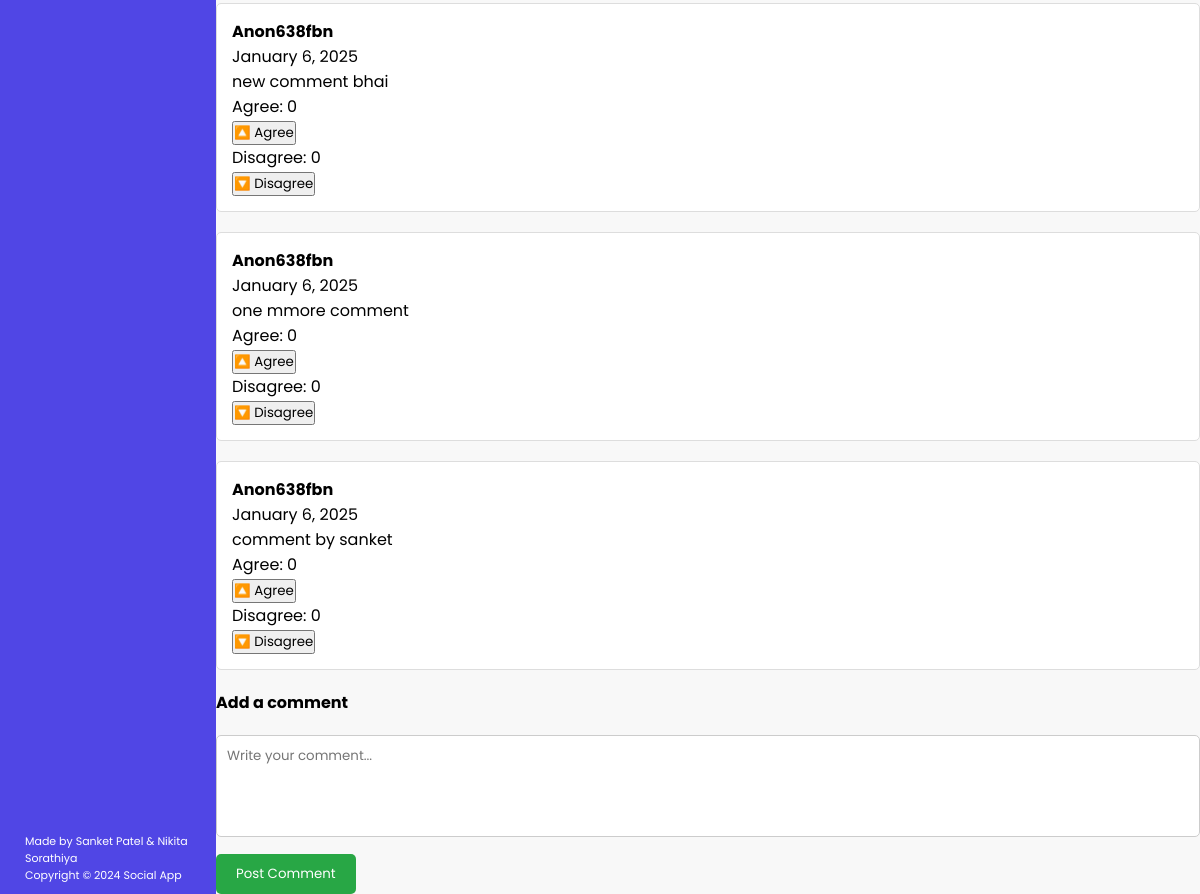
The app's page /post_detail/13/ (signed in, lower part), older data.
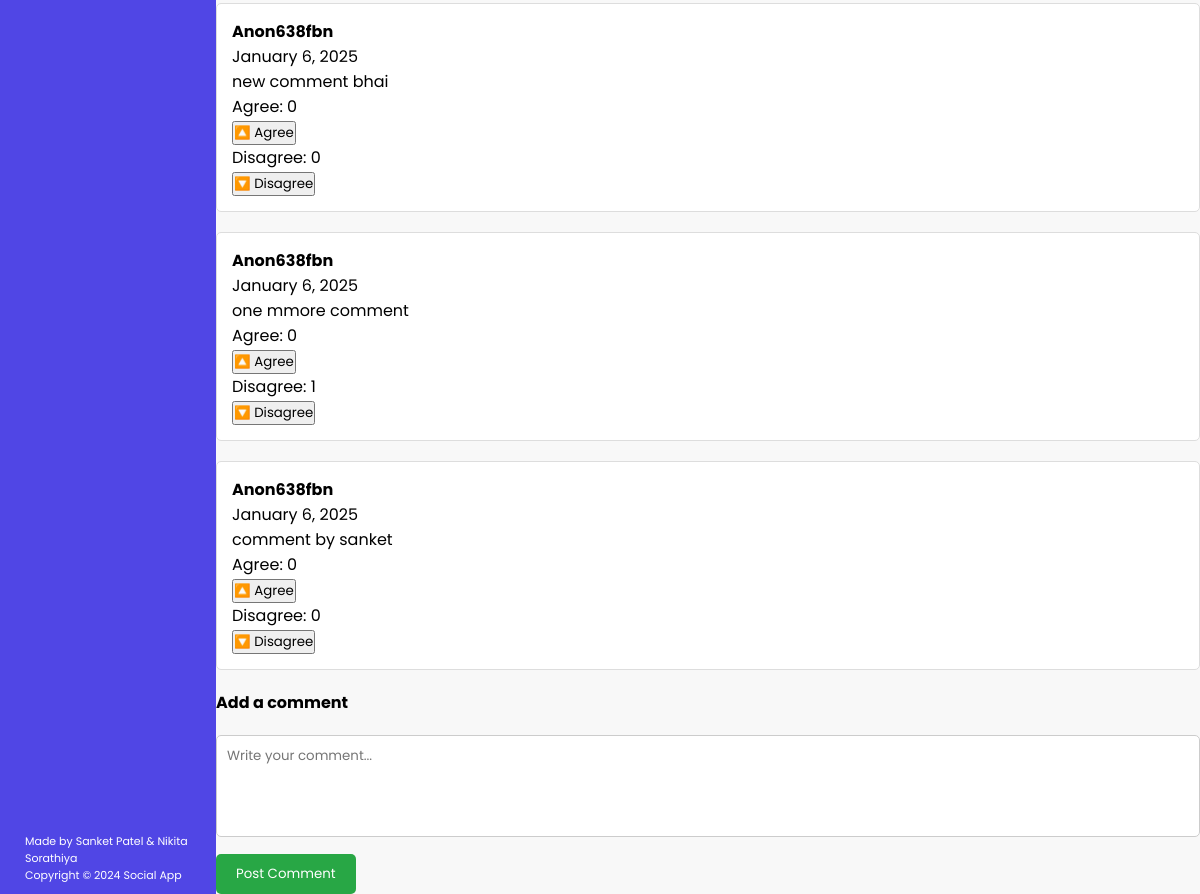
The same page, newer data.
### main/models.py (models this page shows, shortened)
class Comment(models.Model):
    post = models.ForeignKey(Post, on_delete=models.CASCADE, related_name='comments')
    author = models.ForeignKey(User, on_delete=models.CASCADE)
    content = models.TextField()
    agreeCount = models.PositiveIntegerField(default=0)
    disagreeCount = models.PositiveIntegerField(default=0)
    created_at = models.DateTimeField(default=timezone.now)

class User(models.Model):
    email = models.EmailField()
    username = models.CharField(max_length=50)
    password = models.CharField(max_length=50)
    is_active = models.BooleanField(default=True)
    is_SuperUser = models.BooleanField(default=False)
    joined_at = models.DateTimeField(default=timezone.now)
    def __str__(self):
        return f'{self.username} joined on {self.joined_at}'

### main/views.py (the view)
# urls.py: path('post_detail/<int:post_id>/', views.post_detail, name='post_detail'),
def post_detail(request, post_id):
    if request.session.get('username'):
        post = Post.objects.get(id=post_id)
        comments = Comment.objects.filter(post=post).order_by('-created_at')
        username = request.session['username']
        print(username)
        return render(request, 'post_detail.html', {'post': post,'username': username})
    else:
        return redirect('login')

### main/templates/post_detail.html (shortened to what this page needs)
{% extends "base.html" %}
{% load static %}
{% block extra_css %}
    <link rel="stylesheet" href="{% static 'css/post_details.css' %}">
{% endblock %}
{% block content %}
<div class="comments-section">
    <div class="comments-container">
        {% for comment in post.comments.all %}
            <div class="comment">
                <strong>{{ comment.author.username }}</strong>
                <p class="comment-date">{{ comment.created_at|date:"F j, Y" }}</p>
                <p>{{ comment.content }}</p>
                <div id="comment-{{ comment.id }}">
                    <div class="comment-votes">
                        <p id="agree-count-{{ comment.id }}">Agree: {{ comment.agreeCount }}</p>
                        <button class="agree-btn" data-comment-id="{{ comment.id }}">
                            🔼 Agree
                        </button>
                        <p id="disagree-count-{{ comment.id }}">Disagree: {{ comment.disagreeCount }}</p>
                        <button class="disagree-btn" data-comment-id="{{ comment.id }}">
                            🔽 Disagree
                        </button>
                    </div>
                </div>
            </div>
        {% empty %}
            <p>No comments yet. Be the first to comment!</p>
        {% endfor %}
    </div>
    <h4>Add a comment</h4>
    <form method="POST" class="comment-form" data-post-id="{{ post.id }}">
        <textarea name="comment" rows="4" class="comment-textarea" placeholder="Write your comment..." required></textarea>
        <button type="submit" class="comment-submit">
            Post Comment
        </button>
    </form>
</div>
{% endblock %}

Row changes from the older to the newer data that the page shows:
changed Comment "one mmore comment": disagreeCount "0" → "1"
